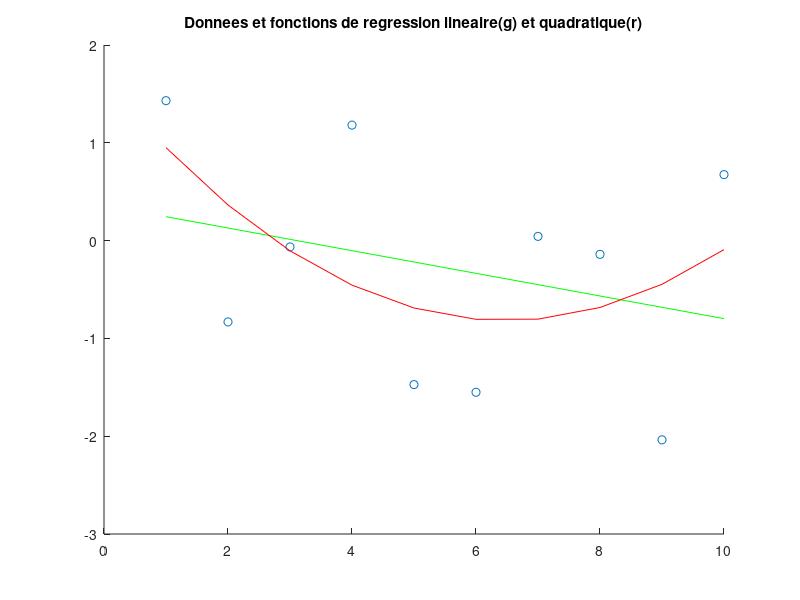
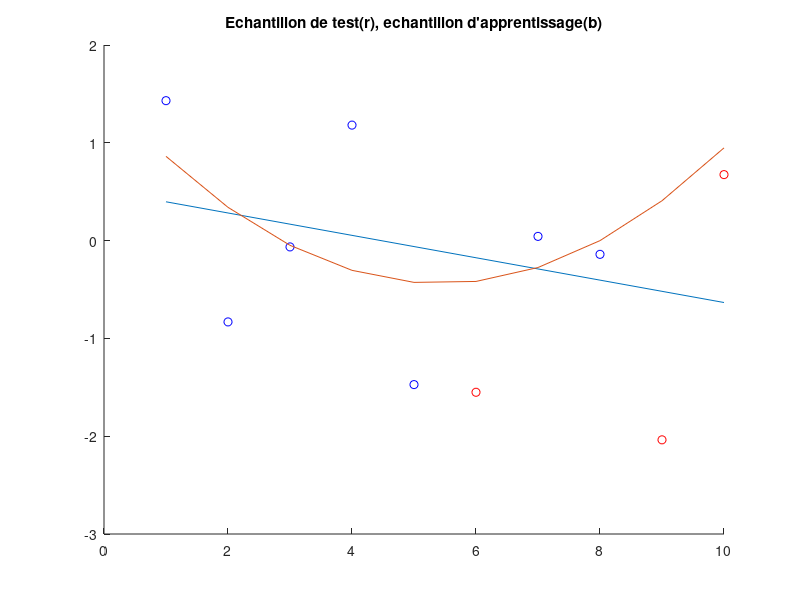
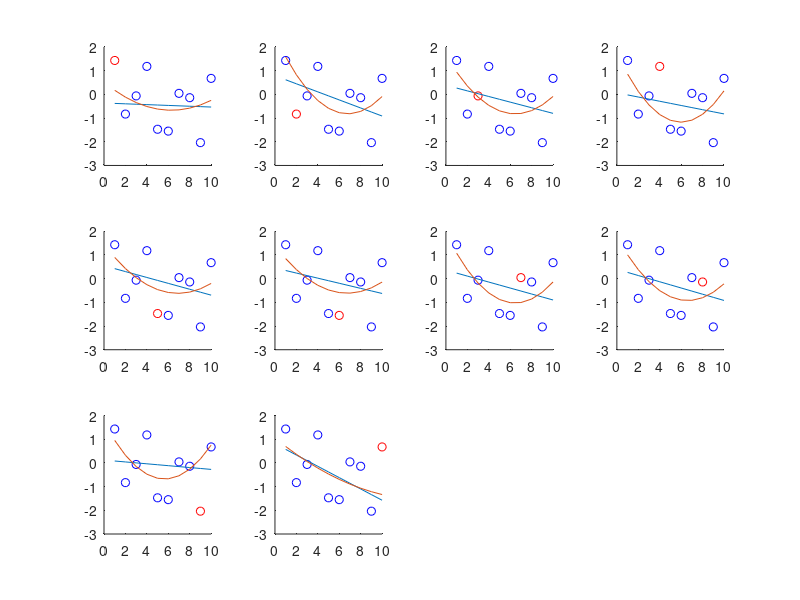
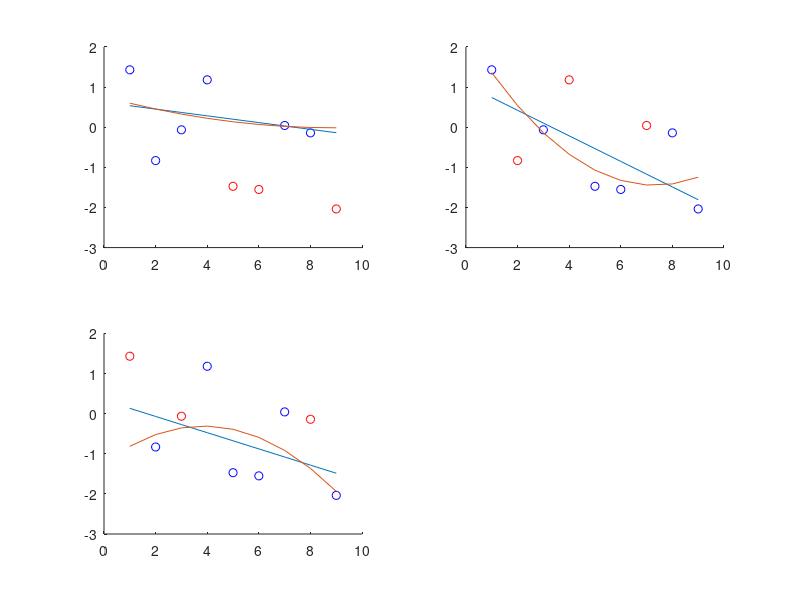

These charts were generated, in order, by the following MATLAB code:
clear all
close all

% On génère les données
disp('Generation des donnees');
x = [1:10]';
y = randn(10, 1);

% RÉGRESSION LINÉAIRE
teta = polyfit(x, y, 1);

% REGRÉSSION QUADRATIQUE
teta2 = polyfit(x, y, 2);

figure(1)
hold on
plot(x, y, 'o');
plot(x, teta(1)*x + teta(2), 'g')
plot(x, teta2(1)*x.^2 + teta2(2)*x + teta2(3), 'r')
title("Donnees et fonctions de regression lineaire(g) et quadratique(r)");
hold off

% Testset validation
% On prend 30% de l'échantillon (échantillon de test)
% Les 70% restant sont l'échantillon d'apprentissage
disp("TestSet cross-validation")
disp("")
testSet = [];
dataSet = y;
dataX = x;
testX = [];

% On sépare aléatoirement l'échantillon
for i=1:3
    p = ceil(rand(1, 1)*length(dataSet));
    testSet = [testSet dataSet(p)];
    testX = [testX dataX(p)];
    dataSet(p) = [];
    dataX(p) = [];
end

figure(2)
hold on
plot(dataX, dataSet, 'ob')
plot(testX, testSet, 'or')

tetadata = polyfit(dataX, dataSet, 1);
tetadata2 = polyfit(dataX, dataSet, 2);

plot(x, tetadata(1)*x + tetadata(2))
plot(x, tetadata2(1)*x.^2 + tetadata2(2)*x + tetadata2(3))
title("Echantillon de test(r), echantillon d'apprentissage(b)")
hold off

errorLinear = [];
errorQuadratic = [];

for i=1:length(testX)
  errorLinear = [errorLinear (testSet(i) - (tetadata(1)*testX(i) + tetadata(2)))^2];
  valuequad = (testSet(i) - (tetadata2(1)*testX(i).^2 + tetadata2(2)*testX(i) + tetadata2(3)));
  errorQuadratic = [errorQuadratic valuequad^2];
end
disp("Erreur lineaire : ")
disp(mean(errorLinear))

disp("Erreur quadratique: ")
disp(mean(errorQuadratic))



% leave one out  validation
% On prend une valeur de l'échantillon (échantillon de test)
% Le reste est l'échantillon d'apprentissage
disp("Leave-one-out cross-validation")
disp("")

errorLinear = [];
errorQuadratic = [];

for j=1:length(y)
    testSet = [];
    dataSet = y;
    dataX = x;
    testX = [];

    p = j;
    testSet = [testSet dataSet(p)];
    testX = [testX dataX(p)];
    dataSet(p) = [];
    dataX(p) = [];

    figure(3)
    subplot(3, 4, j);
        hold on
        plot(dataX, dataSet, 'ob')
        plot(testX, testSet, 'or')

        tetadata = polyfit(dataX, dataSet, 1);
        tetadata2 = polyfit(dataX, dataSet, 2);

        plot(x, tetadata(1)*x + tetadata(2))
        plot(x, tetadata2(1)*x.^2 + tetadata2(2)*x + tetadata2(3))
        hold off

      errorLinear = [errorLinear (testSet(1) - (tetadata(1)*testX(1) + tetadata(2)))^2];
      valuequad = (testSet(1) - (tetadata2(1)*testX(1).^2 + tetadata2(2)*testX(1) + tetadata2(3)));
      errorQuadratic = [errorQuadratic valuequad^2];
end

disp(mean(errorLinear))
disp(mean(errorQuadratic))









% k-fold  validation
% On découpe l'échantillon en trois échantillons d'apprentissage et trois échantillons de test

disp("K-fold cross-validation")
disp("");

% ON supprime la dernière valeur pour avoir un découpage entier
y(10) = [];
x(10) = [];

meanErrorsLinear = [];
meanErrorsQuadratic = [];

testSet = ones(3, 3);
dataSet = y;
dataX = x;
testX = ones(3, 3);

% On organise les différents parties dans une seule matrice
for j=1:3
    for i=1:3
        p = ceil(rand(1, 1)*length(dataSet));
        testSet(j, i) =  dataSet(p);
        testX(j, i) = dataX(p);
        dataSet(p) = [];
        dataX(p) = [];
    end
end



for i=1:3
    v = [1:3];
    v(i) = [];
    dataSet = [testSet(:,v(1))' testSet(:,v(2))'];
    dataX = [testX(:,v(1))' testX(:,v(2))'];

    % On trie les valeurs
    [dataX, I] = sort(dataX);
    dataSet = dataSet(I);

    figure(4)
        subplot(2, 2, i)
            hold on
            plot(dataX, dataSet, 'ob')
            plot(testX(:, i), testSet(:, i), 'or')

            tetadata = polyfit(dataX, dataSet, 1);
            tetadata2 = polyfit(dataX, dataSet, 2);

            plot(x, tetadata(1)*x + tetadata(2))
            plot(x, tetadata2(1)*x.^2 + tetadata2(2)*x + tetadata2(3))
            hold off

        errorLinear = [];
        errorQuadratic = [];

    for j=1:length(testX(:, i))
        errorLinear = [errorLinear (testSet(j, i) - (tetadata(1)*testX(j, i) + tetadata(2)))^2];
        valuequad = (testSet(j, i) - (tetadata2(1)*testX(j, i).^2 + tetadata2(2)*testX(j, i) + tetadata2(3)));
        errorQuadratic = [errorQuadratic valuequad^2];
    end

end

disp(mean(errorLinear))
disp(mean(errorQuadratic))

